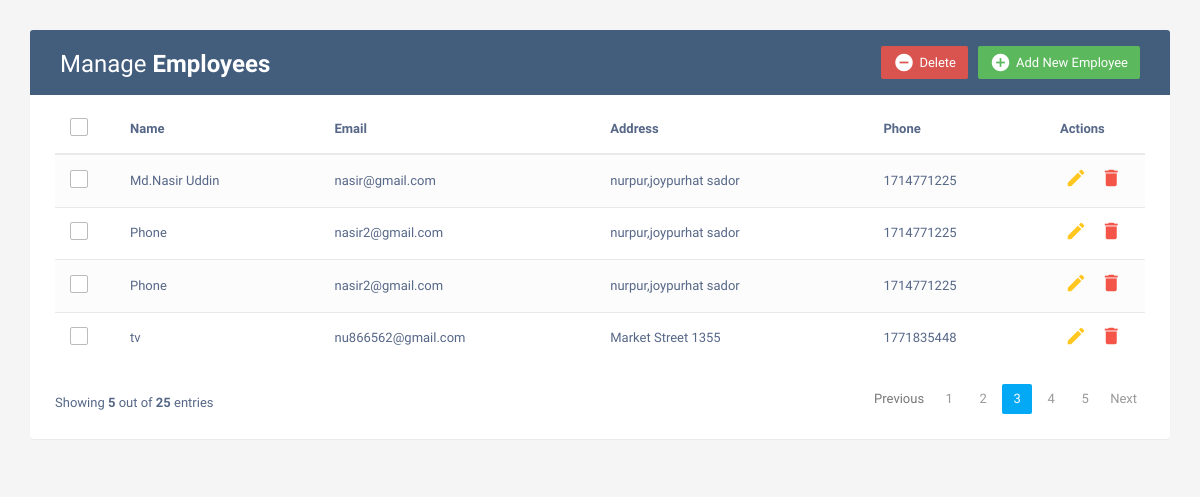
The app's page /, older data.
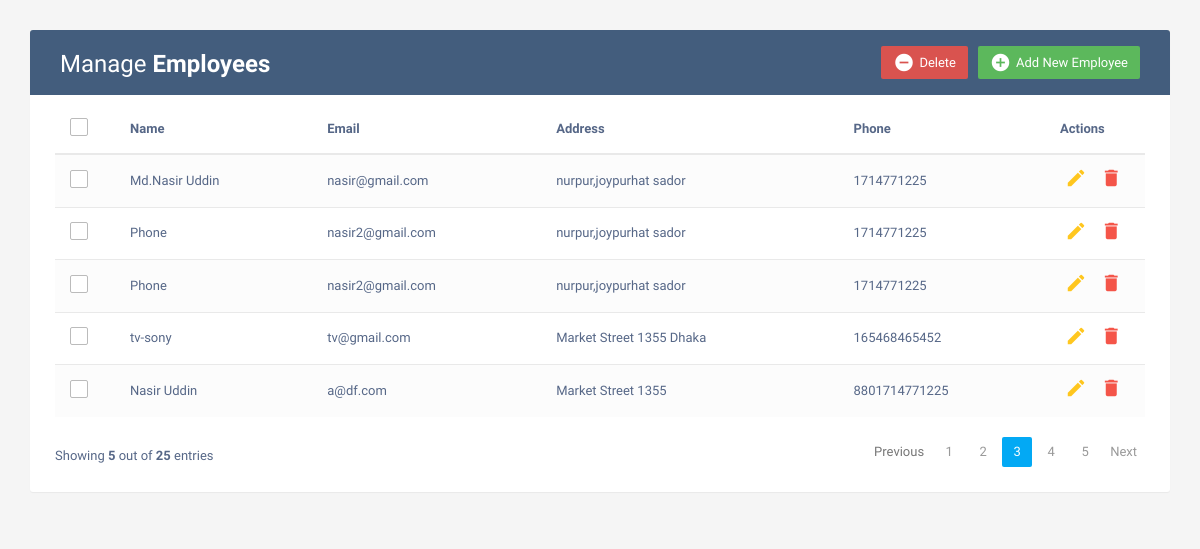
The same page, newer data.
### myapp/models.py (models this page shows)
class Employees(models.Model):
    name = models.CharField(max_length=200)
    email = models.EmailField(max_length=100)
    address = models.TextField()
    phone = models.IntegerField()

### myapp/views.py (the view)
# urls.py: path('',views.INDEX,name='home'),
def INDEX(request):
    emp=Employees.objects.all()
    context={
        'emp':emp,
    }
    return render(request,'index.html',context)

### templates/index.html (shortened to what this page needs)
<!DOCTYPE html>
<html lang="en">
<head>
<link rel="stylesheet" href="https://maxcdn.bootstrapcdn.com/font-awesome/4.7.0/css/font-awesome.min.css">
<link rel="stylesheet" href="https://maxcdn.bootstrapcdn.com/bootstrap/3.3.7/css/bootstrap.min.css">
  <body>
    <div class="container">
        <div class="table-wrapper">
            <div class="table-title">
                <div class="row">
                    <div class="col-sm-6">
						<h2>Manage <b>Employees</b></h2>
					</div>
					<div class="col-sm-6">
						<a href="#addEmployeeModal" class="btn btn-success" data-toggle="modal"><i class="material-icons">&#xE147;</i> <span>Add New Employee</span></a>
						<a href="#deleteEmployeeModal" class="btn btn-danger" data-toggle="modal"><i class="material-icons">&#xE15C;</i> <span>Delete</span></a>
					</div>
                </div>
            </div>
            <table class="table table-striped table-hover">
                <thead>
                    <tr>
						<th>
							<span class="custom-checkbox">
								<label for="selectAll"></label>
							</span>
						</th>
                        <th>Name</th>
                        <th>Email</th>
						<th>Address</th>
                        <th>Phone</th>
                        <th>Actions</th>
                    </tr>
                </thead>
                <tbody>
					{% for i in emp  %}
					<tr>
						<td>
							<span class="custom-checkbox">
								<label for="checkbox5"></label>
							</span>
						</td>
                        <td>{{i.name}}</td>
                        <td>{{i.email}}</td>
						<td>{{i.address}}</td>
                        <td>{{i.phone}}</td>
                        <td>
                            <a href="#editEmployeeModal-{{forloop.counter}}" class="edit" data-toggle="modal"><i class="material-icons" data-toggle="tooltip" title="Edit">&#xE254;</i></a>
                            <a href="#deleteEmployeeModal-{{forloop.counter}}" class="delete" data-toggle="modal"><i class="material-icons" data-toggle="tooltip" title="Delete">&#xE872;</i></a>
                        </td>
                    </tr>
				{% endfor %}
                </tbody>
            </table>
			<div class="clearfix">
                <div class="hint-text">Showing <b>5</b> out of <b>25</b> entries</div>
                <ul class="pagination">
                    <li class="page-item disabled"><a href="#">Previous</a></li>
                    <li class="page-item"><a href="#" class="page-link">1</a></li>
                    <li class="page-item"><a href="#" class="page-link">2</a></li>
                    <li class="page-item active"><a href="#" class="page-link">3</a></li>
                    <li class="page-item"><a href="#" class="page-link">4</a></li>
                    <li class="page-item"><a href="#" class="page-link">5</a></li>
                    <li class="page-item"><a href="#" class="page-link">Next</a></li>
                </ul>
            </div>
        </div>
    </div>
</body>
</html>

### templates/index.html (style rules this page uses)
body { color: #566787; background: #f5f5f5; font-family: 'Varela Round', sans-serif; font-size: 13px; }
.table-wrapper { background: #fff; padding: 20px 25px; margin: 30px 0; border-radius: 3px; box-shadow: 0 1px 1px rgba(0,0,0,.05); }
.table-title { padding-bottom: 15px; background: #435d7d; color: #fff; padding: 16px 30px; margin: -20px -25px 10px; border-radius: 3px 3px 0 0; }
.table-title h2 { margin: 5px 0 0; font-size: 24px; }
.table-title .btn { color: #fff; float: right; font-size: 13px; border: none; min-width: 50px; border-radius: 2px; border: none; outline: none !important; margin-left: 10px; }
.table-title .btn i { float: left; font-size: 21px; margin-right: 5px; }
.table-title .btn span { float: left; margin-top: 2px; }
table.table tr th, table.table tr td { border-color: #e9e9e9; padding: 12px 15px; vertical-align: middle; }
table.table tr th:first-child { width: 60px; }
table.table tr th:last-child { width: 100px; }
table.table-striped tbody tr:nth-of-type(odd) { background-color: #fcfcfc; }
table.table td:last-child i { opacity: 0.9; font-size: 22px; margin: 0 5px; }
table.table td a { font-weight: bold; color: #566787; display: inline-block; text-decoration: none; outline: none !important; }
table.table td a.edit { color: #FFC107; }
table.table td a.delete { color: #F44336; }
table.table td i { font-size: 19px; }
.pagination { float: right; margin: 0 0 5px; }
.pagination li a { border: none; font-size: 13px; min-width: 30px; min-height: 30px; color: #999; margin: 0 2px; line-height: 30px; border-radius: 2px !important; text-align: center; padding: 0 6px; }
.pagination li.active a, .pagination li.active a.page-link { background: #03A9F4; }
.hint-text { float: left; margin-top: 10px; font-size: 13px; }
.custom-checkbox { position: relative; }
.custom-checkbox label:before { width: 18px; height: 18px; }
.custom-checkbox label:before { content: ''; margin-right: 10px; display: inline-block; vertical-align: text-top; background: white; border: 1px solid #bbb; border-radius: 2px; box-sizing: border-box; z-index: 2; }

Row changes from the older to the newer data that the page shows:
changed Employees: name "tv" → "tv-sony"; email "nu866562@gmail.com" → "tv@gmail.com"; address "Market Street 1355" → "Market Street 1355 Dhaka"; phone "1771835448" → "165468465452"
added Employees: name "Nasir Uddin", email "a@df.com", address "Market Street 1355", phone "8801714771225"
